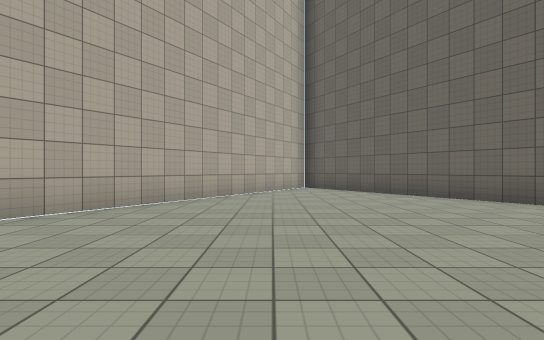
view 1 (above)

18 first-person views from a walk through a 3-D level made in the Unity game engine. The camera is 1.2 m above the floor, looks level and sees 80° across. The floor is counted in squares, 2 m on a side. Each view is taken from the middle of a square. On the plan, view 1 faces up. The plan holds only what a view shows up to about 10 squares ahead; the rest is blank. The place goes on beyond the plan. The player is left out. Some surface patterns are stand-ins.

view 2
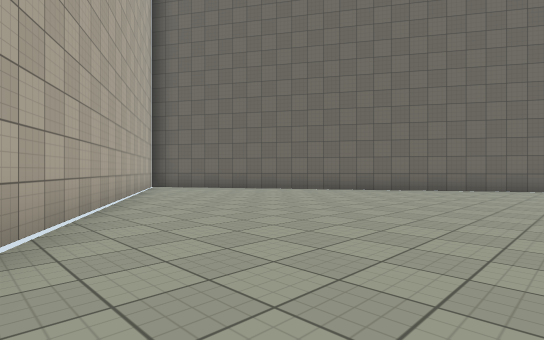

view 3
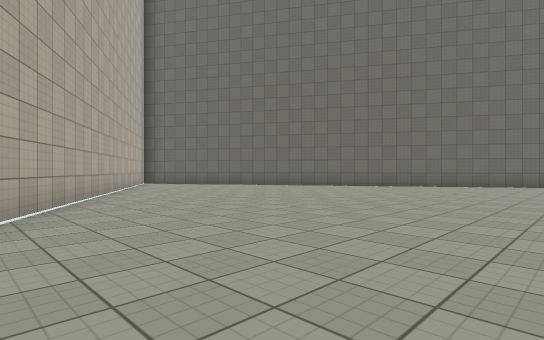

view 4
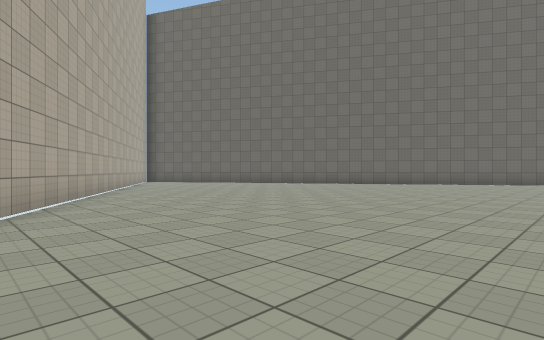

view 5
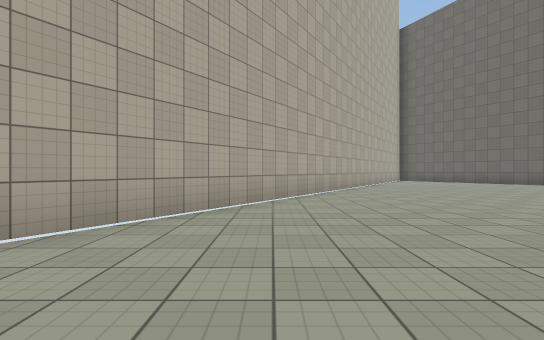

view 6
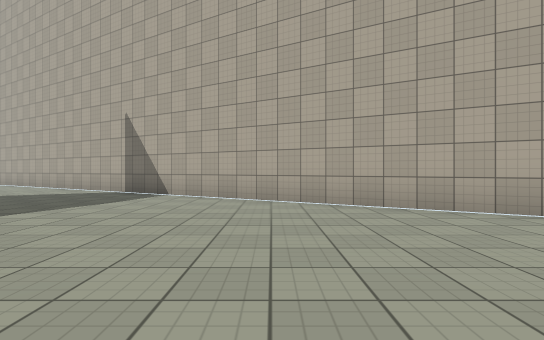

view 7
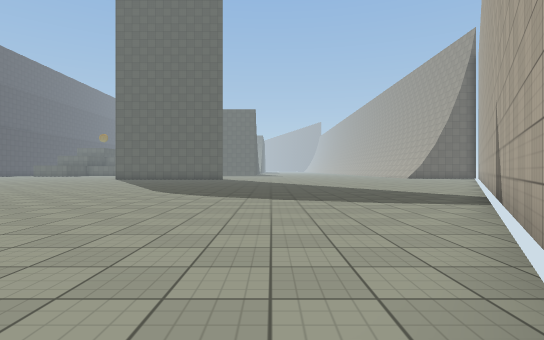

view 8
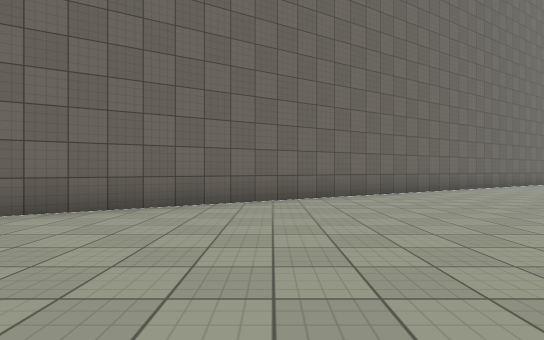

view 9
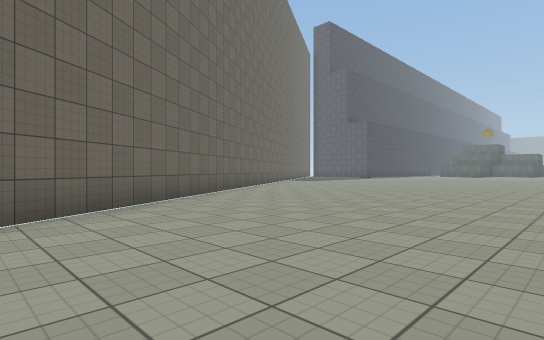

view 10
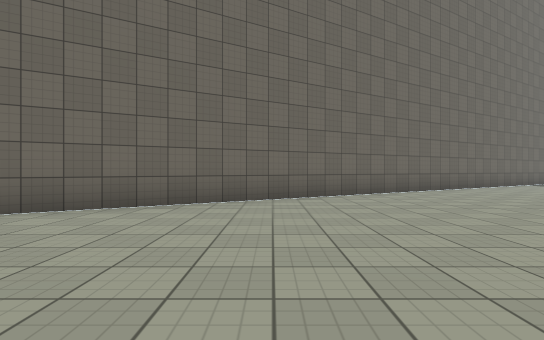

view 11
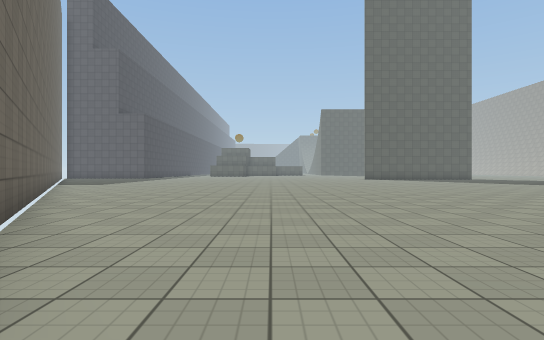

view 12
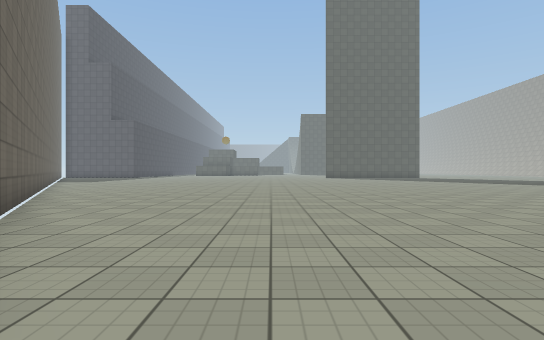

view 13
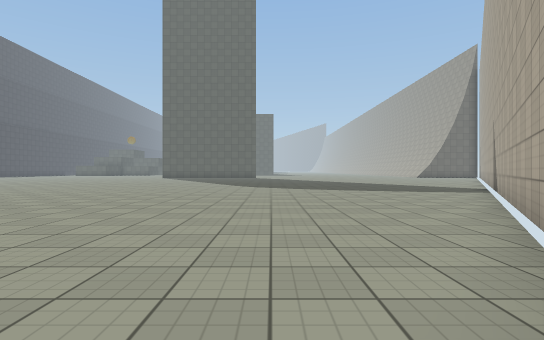

view 14
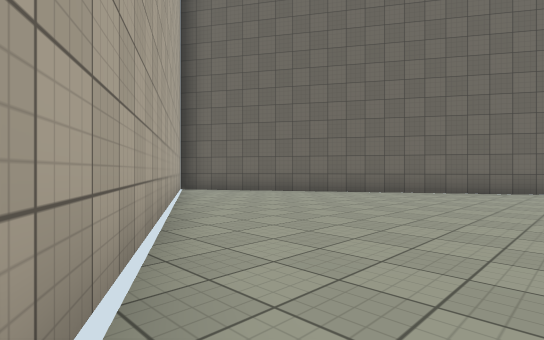

view 15
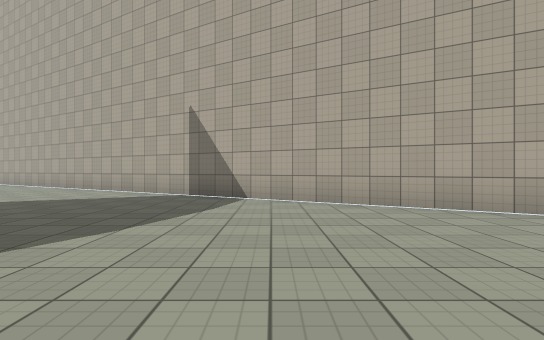

view 16
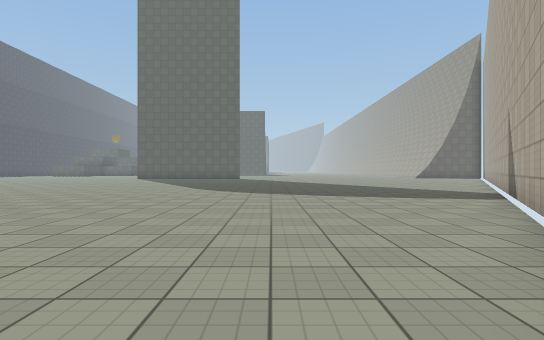

view 17
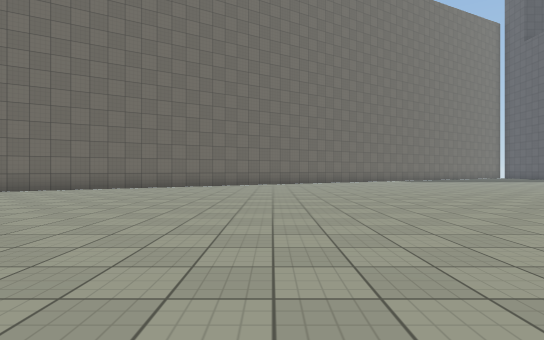

view 18
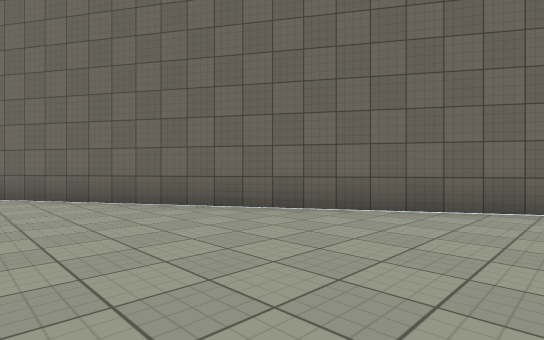

### Floor plan
Points are (right, up) in squares from view 1. A wall is a line through its corners. A room is listed if a view was taken in it or the views show most of it. See-through windows are left out.
Room 1 (views 1, 2, 3, 4, 5, 6, 7, 8, 9, 10, 11, 12, 13, 14, 15, 16, 17, 18)
walls: (1.1, 11.1) (-14, -13.6); (15.8, -12.8) (1.3, 10.8)

Where each view was taken, in squares from view 1:
view 1: 0 up, 0 right, facing up
view 2: 0 up, 4 left, facing up-right
view 3: 3 down, 5 left, facing up-right
view 4: 5 down, 6 left, facing up-right
view 5: 7 down, 6 left, facing up
view 6: 6 down, 3 left, facing left
view 7: 3 down, 7 left, facing down
view 8: 1 up, 1 right, facing right
view 9: 2 down, 5 right, facing down-right
view 10: 6 down, 5 right, facing right
view 11: 3 down, 9 right, facing down
view 12: 0 up, 7 right, facing down
view 13: 0 up, 5 left, facing down
view 14: 2 up, 4 left, facing up-right
view 15: 8 down, 4 left, facing left
view 16: 2 down, 6 left, facing down
view 17: 9 down, 0 right, facing right
view 18: 13 down, 10 right, facing up-right
